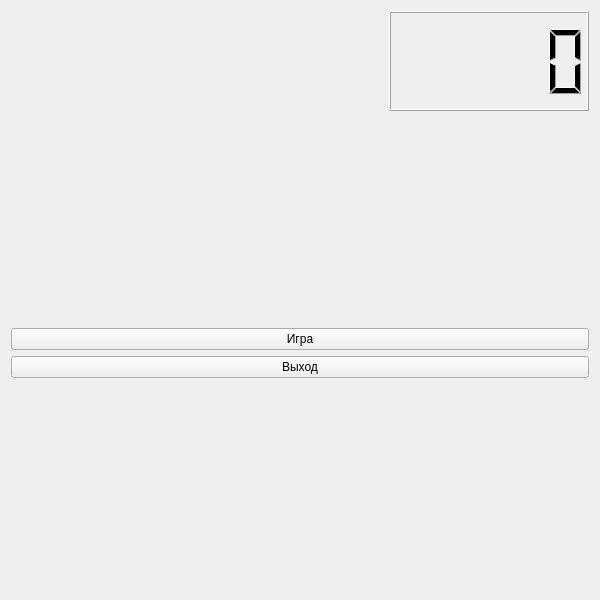
<?xml version="1.0" encoding="UTF-8"?>
<ui version="4.0">
 <class>Widget</class>
 <widget class="QWidget" name="Widget">
  <property name="geometry">
   <rect>
    <x>0</x>
    <y>0</y>
    <width>600</width>
    <height>600</height>
   </rect>
  </property>
  <property name="minimumSize">
   <size>
    <width>600</width>
    <height>600</height>
   </size>
  </property>
  <property name="maximumSize">
   <size>
    <width>600</width>
    <height>600</height>
   </size>
  </property>
  <property name="windowTitle">
   <string>Widget</string>
  </property>
  <layout class="QHBoxLayout" name="horizontalLayout">
   <item>
    <layout class="QVBoxLayout" name="verticalLayout">
     <item>
      <layout class="QHBoxLayout" name="horizontalLayout_2">
       <item>
        <spacer name="horizontalSpacer">
         <property name="orientation">
          <enum>Qt::Orientation::Horizontal</enum>
         </property>
         <property name="sizeHint" stdset="0">
          <size>
           <width>40</width>
           <height>20</height>
          </size>
         </property>
        </spacer>
       </item>
       <item>
        <widget class="QLCDNumber" name="lcdNumber">
         <property name="minimumSize">
          <size>
           <width>200</width>
           <height>100</height>
          </size>
         </property>
         <property name="maximumSize">
          <size>
           <width>200</width>
           <height>100</height>
          </size>
         </property>
        </widget>
       </item>
      </layout>
     </item>
     <item>
      <spacer name="verticalSpacer">
       <property name="orientation">
        <enum>Qt::Orientation::Vertical</enum>
       </property>
       <property name="sizeHint" stdset="0">
        <size>
         <width>20</width>
         <height>40</height>
        </size>
       </property>
      </spacer>
     </item>
     <item>
      <widget class="QPushButton" name="play_button">
       <property name="text">
        <string>Игра</string>
       </property>
      </widget>
     </item>
     <item>
      <widget class="QPushButton" name="exit_button">
       <property name="text">
        <string>Выход</string>
       </property>
      </widget>
     </item>
     <item>
      <spacer name="verticalSpacer_2">
       <property name="orientation">
        <enum>Qt::Orientation::Vertical</enum>
       </property>
       <property name="sizeHint" stdset="0">
        <size>
         <width>20</width>
         <height>40</height>
        </size>
       </property>
      </spacer>
     </item>
    </layout>
   </item>
  </layout>
 </widget>
 <resources/>
 <connections/>
</ui>
